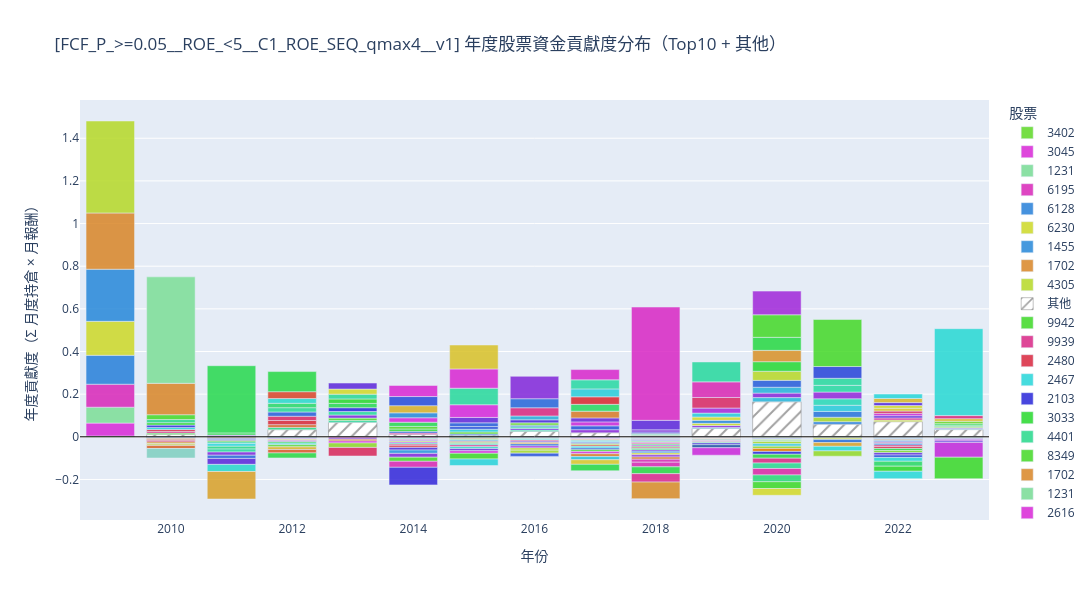

The code cell stored with this chart in its notebook:
### Code cell
# 對 CAGR 第一名策略執行年度股票貢獻度分解（範圍為單一策略）
figs = {}
strat_name = top1_name
rep = top1_rep

# price:close 的索引可能是 datetime.date（非 DatetimeIndex），
# 先轉成 Timestamp，字串日期切片 start:end 才能運作
_close = data.get("price:close").copy()
_close.index = pd.to_datetime(_close.index)

annual_contrib_df = rg.compute_annual_contribution(
    change_data={'price:close': _close},
    position=rep.position,
    start='2009-03-31',
    end='2024-12-31',
    monthly_shift=1,
    close_key='price:close',
)
figs[strat_name] = rg.plot_annual_contribution_stacked(
    annual_contrib_df,
    top_N=10,
    title=f'[{strat_name}] 年度股票資金貢獻度分布（Top10 + 其他）'
)
figs[strat_name].show()
